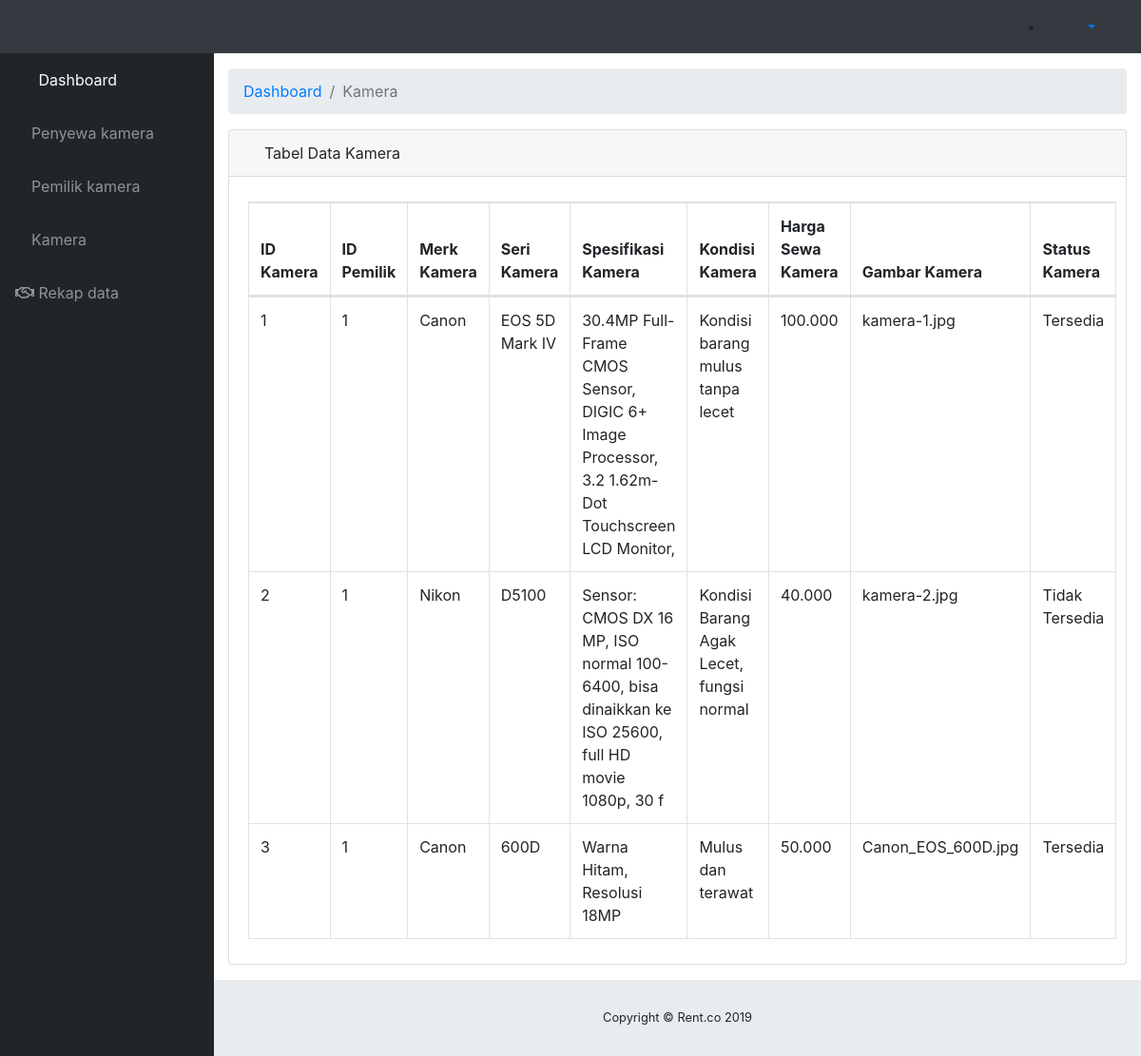
The page /script/admin/kamera.php (signed in) on the database as committed earlier.
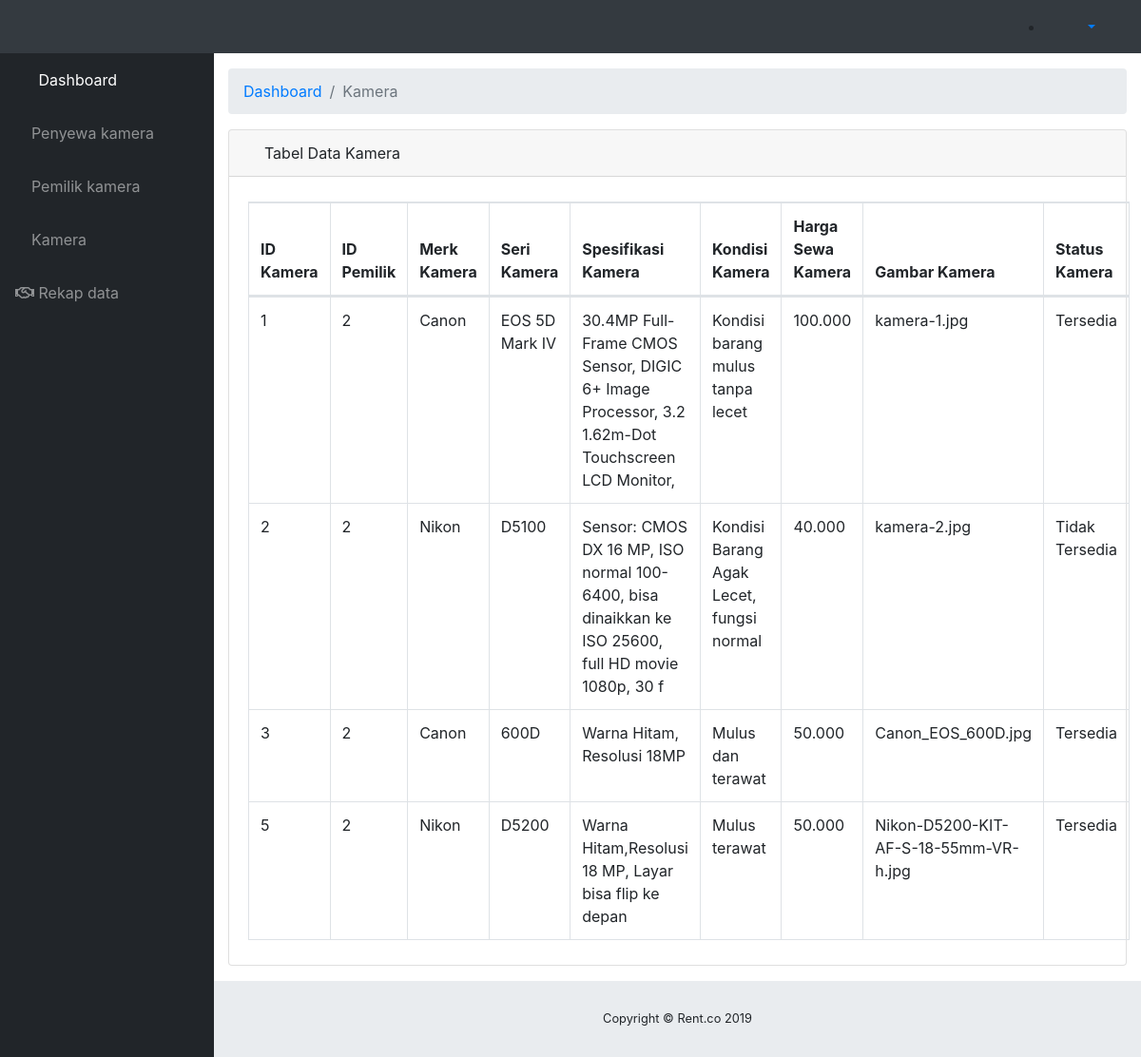
The same page on the database as committed later.
### tables this page shows
CREATE TABLE `kamera` (
  `id_kamera` int(100) NOT NULL,
  `id_pemilik` int(100) NOT NULL,
  `merek_kamera` varchar(20) NOT NULL,
  `seri_kamera` varchar(20) NOT NULL,
  `spesifikasi_kamera` varchar(100) NOT NULL,
  `kondisi_kamera` varchar(100) NOT NULL,
  `harga_sewa` varchar(50) NOT NULL,
  `gambar_kamera` varchar(100) NOT NULL,
  `status_kamera` varchar(20) NOT NULL
);

### script/admin/kamera.php (the view, shortened to what this page needs)
<!DOCTYPE html>
<html lang="en">
<head>
  <link href="vendor/fontawesome-free/css/all.min.css" rel="stylesheet" type="text/css">
  <link href="vendor/datatables/dataTables.bootstrap4.css" rel="stylesheet">
  <link href="css/sb-admin.css" rel="stylesheet">
</head>
<body id="page-top">
  <nav class="navbar navbar-expand navbar-dark bg-dark static-top">
    <button class="btn btn-link btn-sm text-white order-1 order-sm-0" id="sidebarToggle" href="#">
      <i class="fas fa-bars"></i>
    </button>
    <ul class="d-none d-md-inline-block form-inline ml-auto mr-0 mr-md-3 my-2 my-md-0"">
      <li class="nav-item dropdown no-arrow">
        <a class="nav-link dropdown-toggle" href="#" id="userDropdown" role="button" data-toggle="dropdown" aria-haspopup="true" aria-expanded="false">
          <i class="fas fa-user-circle fa-fw"></i>
        </a>
      </li>
    </ul>
  </nav>
  <div id="wrapper">
    <ul class="sidebar navbar-nav">
      <li class="nav-item active">
        <a class="nav-link" href="index.php">
          <i class="fas fa-fw fa-folder"></i>
          <span>Dashboard</span>
        </a>
      </li>
      <li class="nav-item">
        <a class="nav-link" href="penyewa.php" >
          <i class="fas fa-running"></i>
          <span>Penyewa kamera</span>
        </a>
      </li>
      <li class="nav-item">
        <a class="nav-link" href="pemilik.php">
          <i class="fas fa-male"></i>
          <span>Pemilik kamera</span></a>
      </li>
      <li class="nav-item">
        <a class="nav-link" href="kamera.php">
          <i class="fas fa-camera-retro"></i>
          <span>Kamera</span></a>
      </li>
      <li class="nav-item">
        <a class="nav-link" href="rekap_data.php">
          <i class="far fa-handshake"></i>
          <span>Rekap data</span></a>
      </li>
    </ul>
    <div id="content-wrapper">
      <div class="container-fluid">
        <ol class="breadcrumb">
          <li class="breadcrumb-item">
            <a href="index.php">Dashboard</a>
          </li>
          <li class="breadcrumb-item active">Kamera</li>
        </ol>
        <div class="card mb-3">
          <div class="card-header">
            <i class="fas fa-table"></i>
            Tabel Data Kamera</div>
            <div class="card-body">
            <div class="row">
              <div class="col-sm-12">
                <table class="table table-bordered dataTable" id="dataTable" width="100%" cellspacing="0" role="grid" aria-describedby="dataTable_info" style="width: 100%;">
                    <thead>
                    <tr><th rowspan="1" colspan="1">ID Kamera</th>
                      <th rowspan="1" colspan="1">ID Pemilik</th>
                      <th rowspan="1" colspan="1">Merk Kamera</th>
                      <th rowspan="1" colspan="1">Seri Kamera</th>
                      <th rowspan="1" colspan="1">Spesifikasi Kamera</th>
                      <th rowspan="1" colspan="1">Kondisi Kamera</th>
                      <th rowspan="1" colspan="1">Harga Sewa Kamera</th>
                      <th rowspan="1" colspan="1">Gambar Kamera</th>
                      <th rowspan="1" colspan="1">Status Kamera</th>
                    </thead>
                    <?php
                      include 'koneksi.php';
                      $sql= "SELECT * FROM kamera ";
                      $result = mysqli_query($mysqli,$sql);
                      while($rows = mysqli_fetch_array($result))
                      {
                    ?>
                    <tbody>
                    <tr role="row" class="odd">
                        <td class="sorting_1"><?php echo $rows['id_kamera']?></td>
                        <td><?php echo $rows['id_pemilik']?></td>
                        <td><?php echo $rows['merek_kamera']?></td>
                        <td><?php echo $rows['seri_kamera']?></td>
                        <td><?php echo $rows['spesifikasi_kamera']?></td>
                        <td><?php echo $rows['kondisi_kamera']?></td>
                        <td><?php echo $rows['harga_sewa']?></td>
                        <td><?php echo $rows['gambar_kamera']?></td>
                        <td><?php echo $rows['status_kamera']?></td>
                    </tr>
                    </tbody>
                    <?php } ?>
                    </table>
                </div>
              </div>
                </div>
                </div>
              </div>
            </div>
          </div>
      <footer class="sticky-footer">
        <div class="container my-auto">
          <div class="copyright text-center my-auto">
            <span>Copyright © Rent.co 2019</span>
          </div>
        </div>
      </footer>
</body>
</html>

Rows that differ between the two databases and show on the page:
changed kamera "EOS 5D Mark IV": id_pemilik "1" → "2"
changed kamera "Kondisi Barang Agak Lecet, fungsi normal": id_pemilik "1" → "2"
changed kamera "Warna Hitam, Resolusi 18MP": id_pemilik "1" → "2"
added kamera: id_kamera "5", id_pemilik "2", merek_kamera "Nikon", seri_kamera "D5200", spesifikasi_kamera "Warna Hitam,Resolusi 18 MP, Layar bisa flip ke depan", kondisi_kamera "Mulus terawat", harga_sewa "50.000", gambar_kamera "Nikon-D5200-KIT-AF-S-18-55mm-VR-h.jpg", status_kamera "Tersedia"
